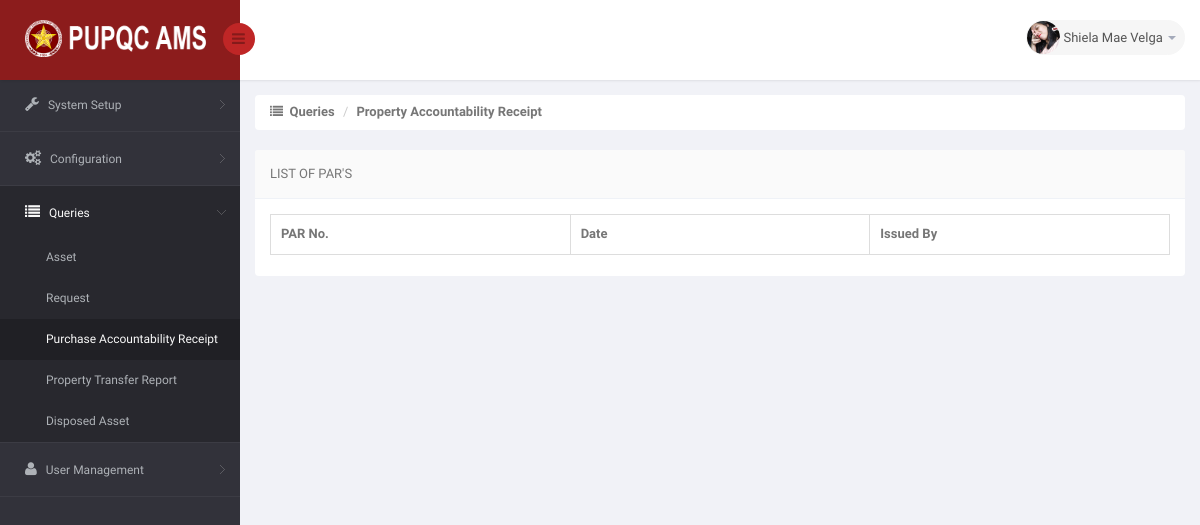
The page /DIR/Administrator/ADPar.php (signed in) on the database as committed earlier.
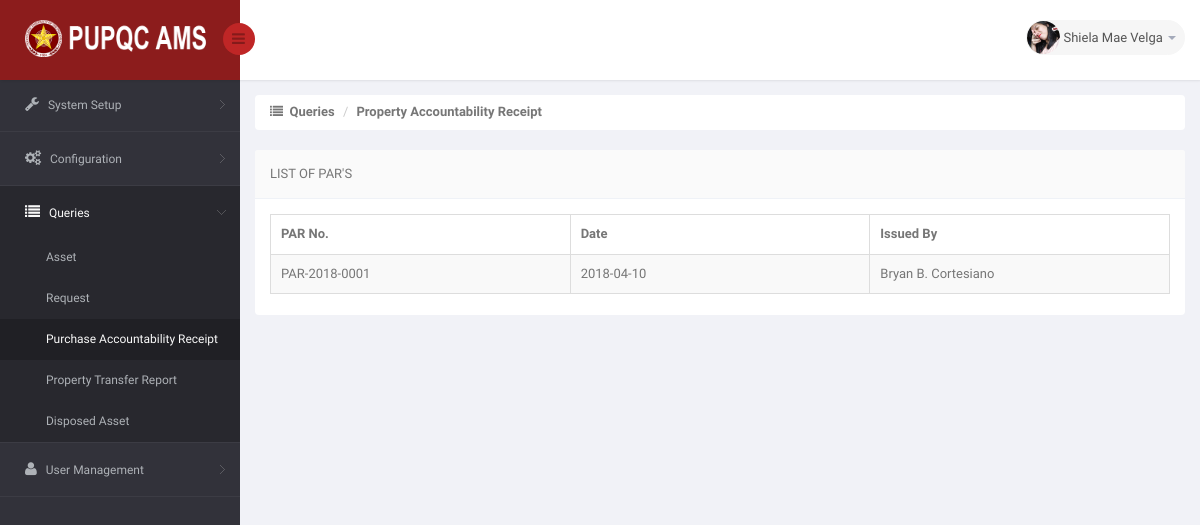
The same page on the database as committed later.
### tables this page shows
CREATE TABLE `ams_r_user` (
  `U_USERNAME` varchar(25) NOT NULL,
  `U_PASSWORD` varchar(150) NOT NULL,
  `U_ROLE_CODE` varchar(30) NOT NULL,
  `EP_ID` int(11) NOT NULL
);

CREATE TABLE `ams_r_employee_profile` (
  `EP_ID` int(11) NOT NULL,
  `EP_FNAME` varchar(50) NOT NULL,
  `EP_MNAME` varchar(35) DEFAULT NULL,
  `EP_LNAME` varchar(35) NOT NULL,
  `EP_GENDER` varchar(10) NOT NULL,
  `EP_MOBILE` char(11) DEFAULT NULL,
  `EP_EMAIL` varchar(75) NOT NULL,
  `EP_TYPE` varchar(50) NOT NULL,
  `EP_STATUS` varchar(10) NOT NULL DEFAULT 'Active',
  `EP_PICTURE` varchar(200) NOT NULL DEFAULT '	images/EmployePictures/default.png	',
  `O_ID` int(11) DEFAULT NULL
);

CREATE TABLE `ams_t_par` (
  `PAR_ID` int(11) NOT NULL,
  `PAR_NO` varchar(15) NOT NULL,
  `PAR_DATE` date NOT NULL,
  `PAR_ISSUED_BY` varchar(120) NOT NULL
);

### DIR/Administrator/ADPar.php (the view, shortened to what the changed rows need)
<!DOCTYPE html>
<html lang="en">
<head>
    <link href="../../bs3/css/bootstrap.min.css" rel="stylesheet">
    <link href="../../css/bootstrap-reset.css" rel="stylesheet">
    <link href="../../font-awesome/css/font-awesome.css" rel="stylesheet" />
    <link href="../../js/advanced-datatable/css/demo_page.css" rel="stylesheet" />
    <link href="../../js/advanced-datatable/css/demo_table.css" rel="stylesheet" />
    <link rel="stylesheet" href="../../js/data-tables/DT_bootstrap.css" />
    <link href="../../css/style.css" rel="stylesheet">
    <link href="../../css/style-responsive.css" rel="stylesheet" />
    <link href="../../js/iCheck/skins/minimal/minimal.css" rel="stylesheet">
    <link href="../../js/iCheck/skins/minimal/red.css" rel="stylesheet">
    <link href="../../js/iCheck/skins/minimal/green.css" rel="stylesheet">
    <link href="../../js/iCheck/skins/minimal/blue.css" rel="stylesheet">
    <link href="../../js/iCheck/skins/minimal/yellow.css" rel="stylesheet">
    <link href="../../js/iCheck/skins/minimal/purple.css" rel="stylesheet">
    <link href="../../js/iCheck/skins/square/square.css" rel="stylesheet">
    <link href="../../js/iCheck/skins/square/red.css" rel="stylesheet">
    <link href="../../js/iCheck/skins/square/green.css" rel="stylesheet">
    <link href="../../js/iCheck/skins/square/blue.css" rel="stylesheet">
    <link href="../../js/iCheck/skins/square/yellow.css" rel="stylesheet">
    <link href="../../js/iCheck/skins/square/purple.css" rel="stylesheet">
    <link href="../../js/iCheck/skins/flat/grey.css" rel="stylesheet">
    <link href="../../js/iCheck/skins/flat/red.css" rel="stylesheet">
    <link href="../../js/iCheck/skins/flat/green.css" rel="stylesheet">
    <link href="../../js/iCheck/skins/flat/blue.css" rel="stylesheet">
    <link href="../../js/iCheck/skins/flat/yellow.css" rel="stylesheet">
    <link href="../../js/iCheck/skins/flat/purple.css" rel="stylesheet">
    <link rel="stylesheet" type="text/css" href="../../js/select2/select2.css" />
    <link rel="stylesheet" type="text/css" href="../../js/bootstrap-daterangepicker/daterangepicker-bs3.css" />
    <link rel="stylesheet" type="text/css" href="../../js/bootstrap-datetimepicker/css/datetimepicker.css" />
    <link rel="stylesheet" type="text/css" href="../../js/bootstrap-datepicker/css/datepicker.css" />
    <link href="../../js/plugins/sweetalert/sweetalert.css" type="text/css" rel="stylesheet" media="screen,projection">
</head>
<body>
<section id="container" >
<header class="header fixed-top clearfix">
<div class="top-nav clearfix">
    <ul class="nav pull-right top-menu">
        <li class="dropdown">
            <a data-toggle="dropdown" class="dropdown-toggle" href="#">
                <?php
                    include('../Connection/db.php');
                    $sql = "SELECT * FROM ams_r_employee_profile AS EP JOIN ams_r_user AS U ON U.EP_ID = EP.EP_ID WHERE U.U_USERNAME = '".$_SESSION['myuser']."'";
                    $result = mysqli_query($connection, $sql);
                    while ($row = mysqli_fetch_array($result))
                    {
                      $pic = $row['EP_PICTURE'];
                      echo '<img alt="" src="../../'.$pic.'" alt="" >';
                    }
                  ?>
                <span class="username"> <?php echo $_SESSION['mysesi']; ?> </span>
                <b class="caret"></b>
            </a>
        </li>
    </ul>
</div>
</header>
    <section id="main-content">
        <section class="wrapper">
            <div class="row">
                <div class="col-sm-12">
                    <section class="panel">
                        <div class="panel-body">
                            <div class="adv-table">
                                <table  class="display table table-bordered table-striped tblCampusData" id="dynamic-table">
                                    <thead>
                                        <tr>
                                            <th style="width: 250px">PAR No.</th>
                                            <th style="width: 250px">Date</th>
                                            <th style="width: 250px">Issued By</th>
                                    </thead>
                                    <tbody>
                                    <?php
                                        $sql = "SELECT * FROM ams_t_par";
                                        $result = mysqli_query($connection, $sql) or die("Bad Query: $sql");
                                        while($row = mysqli_fetch_assoc($result))
                                            {
                                              $no = $row['PAR_NO'];
                                              $date = $row['PAR_DATE'];
                                              $iss = $row['PAR_ISSUED_BY'];
                                    ?>
                                        <tr class="gradeX"">
                                            <td> <?php echo $no; ?> </td>
                                            <td> <?php echo $date; ?> </td>
                                            <td> <?php echo $iss; ?> </td>
                                        </tr>
                                    <?php
                                        }
                                    ?>
                                    </tbody>
                                </table>
                            </div>
                        </div>
                    </section>
                </div>
            </div>
        </section>
    </section>
</section>
</body>
</html>

Rows that differ between the two databases and show on the page:
added ams_t_par: PAR_NO "PAR-2018-0001", PAR_DATE "2018-04-10", PAR_ISSUED_BY "Bryan B. Cortesiano"
